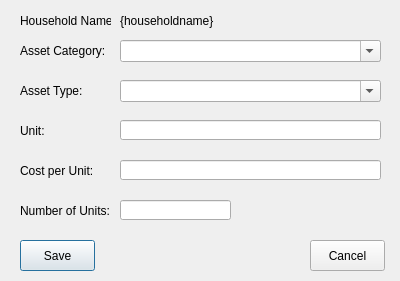
<?xml version="1.0" encoding="UTF-8"?>
<ui version="4.0">
 <class>AddHouseholdAsset</class>
 <widget class="QDialog" name="AddHouseholdAsset">
  <property name="geometry">
   <rect>
    <x>0</x>
    <y>0</y>
    <width>400</width>
    <height>281</height>
   </rect>
  </property>
  <property name="windowTitle">
   <string>Add Household Asset</string>
  </property>
  <widget class="QLabel" name="label">
   <property name="geometry">
    <rect>
     <x>20</x>
     <y>10</y>
     <width>91</width>
     <height>21</height>
    </rect>
   </property>
   <property name="text">
    <string>Household Name:</string>
   </property>
  </widget>
  <widget class="QLabel" name="lblHouseholdName">
   <property name="geometry">
    <rect>
     <x>120</x>
     <y>10</y>
     <width>271</width>
     <height>21</height>
    </rect>
   </property>
   <property name="text">
    <string>{householdname}</string>
   </property>
  </widget>
  <widget class="QLabel" name="label_3">
   <property name="geometry">
    <rect>
     <x>20</x>
     <y>80</y>
     <width>91</width>
     <height>21</height>
    </rect>
   </property>
   <property name="text">
    <string>Asset Type:</string>
   </property>
  </widget>
  <widget class="QComboBox" name="cboAssetType">
   <property name="geometry">
    <rect>
     <x>120</x>
     <y>80</y>
     <width>261</width>
     <height>22</height>
    </rect>
   </property>
   <property name="editable">
    <bool>true</bool>
   </property>
  </widget>
  <widget class="QLabel" name="label_4">
   <property name="geometry">
    <rect>
     <x>20</x>
     <y>120</y>
     <width>91</width>
     <height>21</height>
    </rect>
   </property>
   <property name="text">
    <string>Unit:</string>
   </property>
  </widget>
  <widget class="QLineEdit" name="txtUnitOfMeasure">
   <property name="geometry">
    <rect>
     <x>120</x>
     <y>120</y>
     <width>261</width>
     <height>20</height>
    </rect>
   </property>
  </widget>
  <widget class="QLineEdit" name="txtCostPerUnit">
   <property name="geometry">
    <rect>
     <x>120</x>
     <y>160</y>
     <width>261</width>
     <height>20</height>
    </rect>
   </property>
  </widget>
  <widget class="QLabel" name="label_5">
   <property name="geometry">
    <rect>
     <x>20</x>
     <y>160</y>
     <width>91</width>
     <height>21</height>
    </rect>
   </property>
   <property name="text">
    <string>Cost per Unit:</string>
   </property>
  </widget>
  <widget class="QLineEdit" name="txtNumberOfUnits">
   <property name="geometry">
    <rect>
     <x>120</x>
     <y>200</y>
     <width>111</width>
     <height>20</height>
    </rect>
   </property>
  </widget>
  <widget class="QLabel" name="label_6">
   <property name="geometry">
    <rect>
     <x>20</x>
     <y>200</y>
     <width>91</width>
     <height>21</height>
    </rect>
   </property>
   <property name="text">
    <string>Number of Units:</string>
   </property>
  </widget>
  <widget class="QPushButton" name="cmdSave">
   <property name="geometry">
    <rect>
     <x>20</x>
     <y>240</y>
     <width>75</width>
     <height>31</height>
    </rect>
   </property>
   <property name="text">
    <string>Save</string>
   </property>
  </widget>
  <widget class="QPushButton" name="cmdCancel">
   <property name="geometry">
    <rect>
     <x>310</x>
     <y>240</y>
     <width>75</width>
     <height>31</height>
    </rect>
   </property>
   <property name="text">
    <string>Cancel</string>
   </property>
  </widget>
  <widget class="QLabel" name="label_7">
   <property name="geometry">
    <rect>
     <x>20</x>
     <y>40</y>
     <width>91</width>
     <height>21</height>
    </rect>
   </property>
   <property name="text">
    <string>Asset Category:</string>
   </property>
  </widget>
  <widget class="QComboBox" name="cboAssetCategory">
   <property name="geometry">
    <rect>
     <x>120</x>
     <y>40</y>
     <width>261</width>
     <height>22</height>
    </rect>
   </property>
   <property name="editable">
    <bool>true</bool>
   </property>
  </widget>
 </widget>
 <tabstops>
  <tabstop>cboAssetCategory</tabstop>
  <tabstop>cboAssetType</tabstop>
  <tabstop>txtUnitOfMeasure</tabstop>
  <tabstop>txtCostPerUnit</tabstop>
  <tabstop>txtNumberOfUnits</tabstop>
  <tabstop>cmdSave</tabstop>
  <tabstop>cmdCancel</tabstop>
 </tabstops>
 <resources/>
 <connections>
  <connection>
   <sender>cmdCancel</sender>
   <signal>clicked()</signal>
   <receiver>AddHouseholdAsset</receiver>
   <slot>mdiClose()</slot>
   <hints>
    <hint type="sourcelabel">
     <x>341</x>
     <y>248</y>
    </hint>
    <hint type="destinationlabel">
     <x>254</x>
     <y>239</y>
    </hint>
   </hints>
  </connection>
  <connection>
   <sender>cmdSave</sender>
   <signal>clicked()</signal>
   <receiver>AddHouseholdAsset</receiver>
   <slot>saveAsset()</slot>
   <hints>
    <hint type="sourcelabel">
     <x>50</x>
     <y>255</y>
    </hint>
    <hint type="destinationlabel">
     <x>145</x>
     <y>235</y>
    </hint>
   </hints>
  </connection>
  <connection>
   <sender>cboAssetCategory</sender>
   <signal>currentIndexChanged(int)</signal>
   <receiver>AddHouseholdAsset</receiver>
   <slot>getAssetTypes()</slot>
   <hints>
    <hint type="sourcelabel">
     <x>200</x>
     <y>46</y>
    </hint>
    <hint type="destinationlabel">
     <x>393</x>
     <y>28</y>
    </hint>
   </hints>
  </connection>
  <connection>
   <sender>cboAssetType</sender>
   <signal>activated(int)</signal>
   <receiver>AddHouseholdAsset</receiver>
   <slot>displayUnitOfMeasure()</slot>
   <hints>
    <hint type="sourcelabel">
     <x>349</x>
     <y>91</y>
    </hint>
    <hint type="destinationlabel">
     <x>391</x>
     <y>110</y>
    </hint>
   </hints>
  </connection>
 </connections>
 <slots>
  <slot>saveAsset()</slot>
  <slot>getAssetTypes()</slot>
  <slot>displayUnitOfMeasure()</slot>
  <slot>mdiClose()</slot>
 </slots>
</ui>
